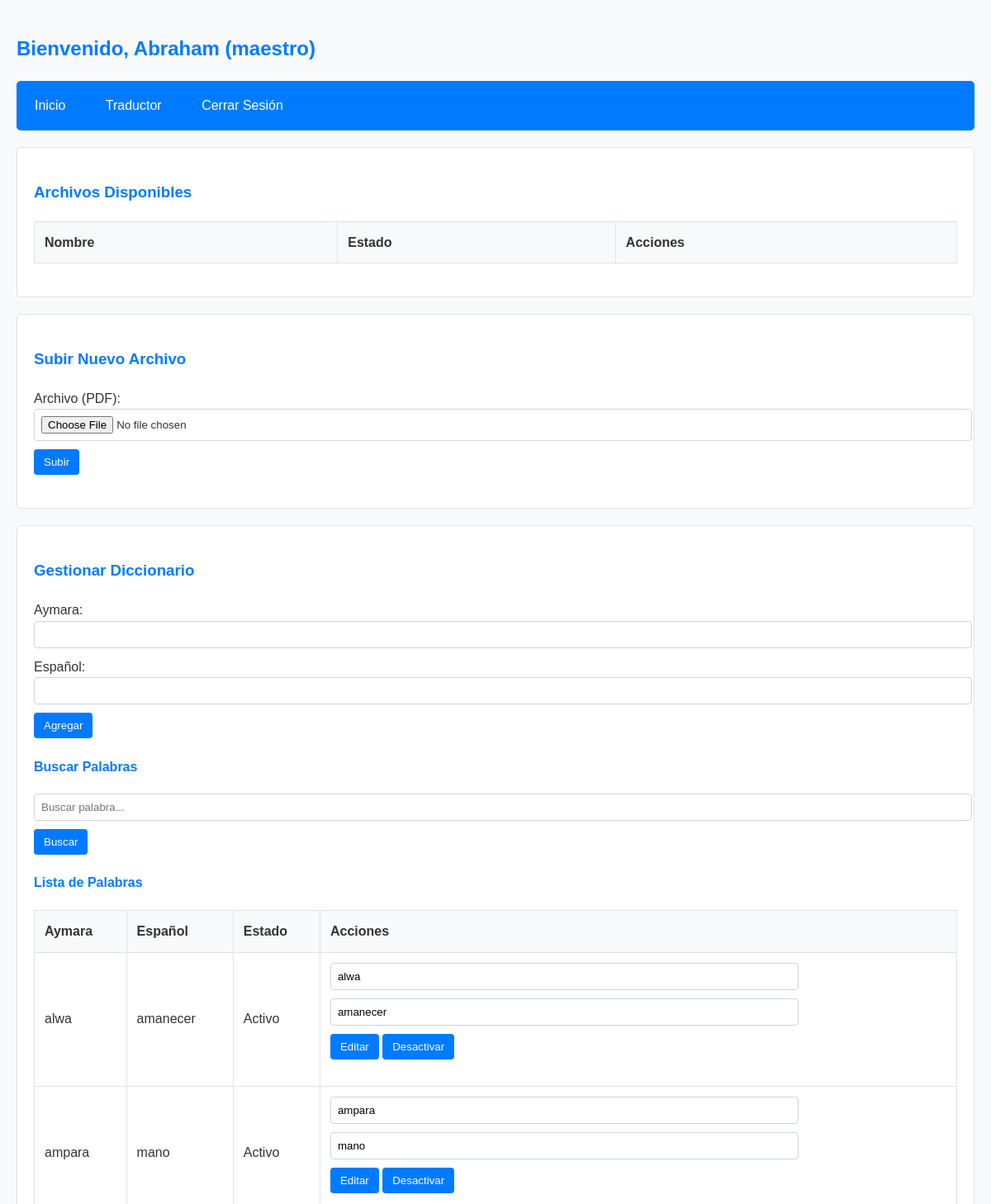
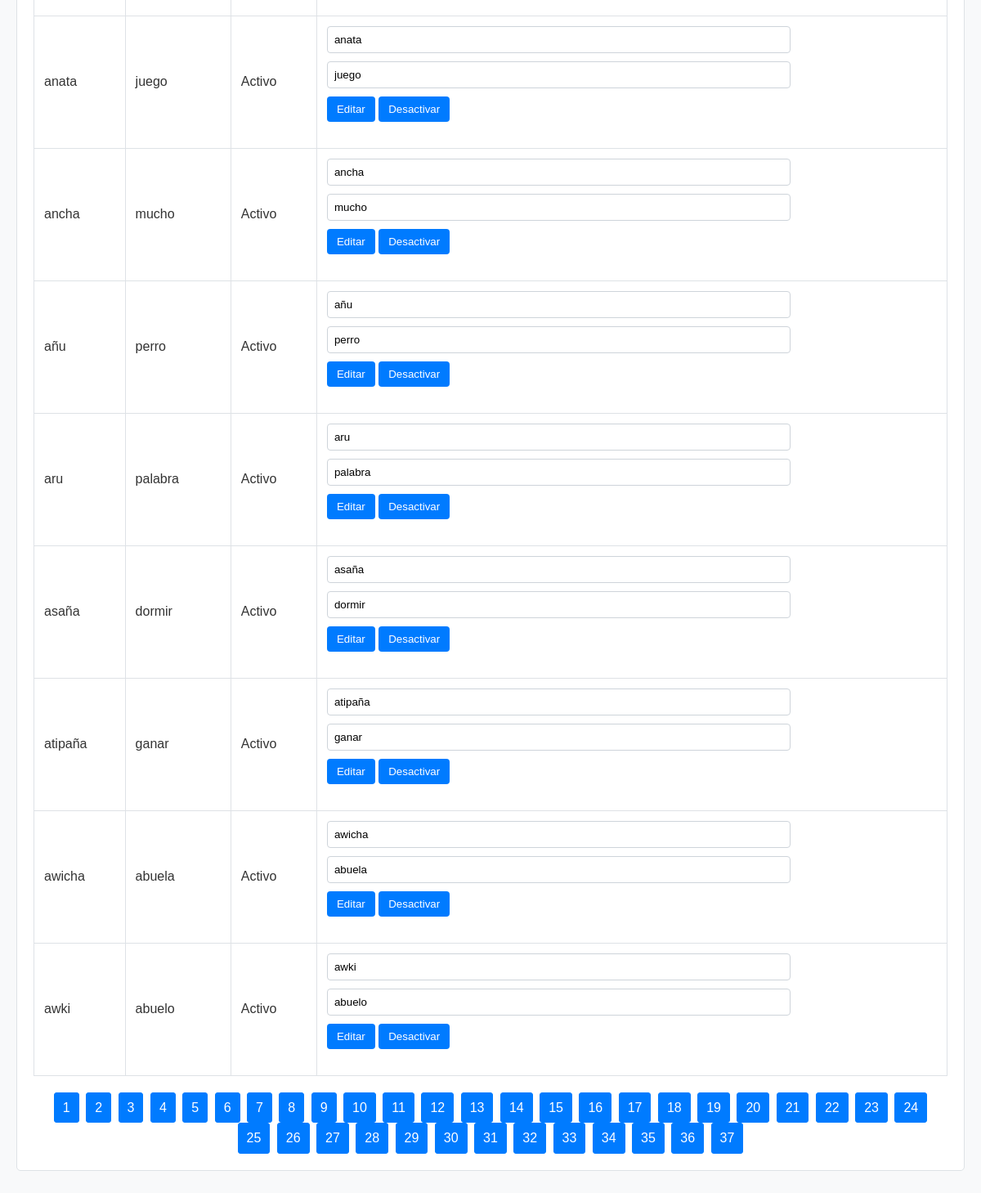
Page /dashboard.php (signed in) on the committed database (2 pictures, top to bottom).
### tables this page shows
CREATE TABLE `diccionario` (
  `id` int(11) NOT NULL,
  `aymara` varchar(50) DEFAULT NULL,
  `espanol` varchar(50) DEFAULT NULL,
  `activo` tinyint(1) NOT NULL DEFAULT 1
);

### dashboard.php (the view, shortened to what this page needs)
<?php
include 'config/db.php';
$username = $_SESSION['username'];
$role = $_SESSION['role'];
$resultadosPorPagina = 10;
$paginaActual = isset($_GET['pagina']) ? (int) $_GET['pagina'] : 1;
$inicio = ($paginaActual - 1) * $resultadosPorPagina;
$busqueda = isset($_GET['busqueda']) ? $_GET['busqueda'] : '';
$condicionBusqueda = $busqueda ? "AND (aymara LIKE '%$busqueda%' OR espanol LIKE '%$busqueda%')" : '';
?>
<!DOCTYPE html>
<html lang="es">
<head>
    <link rel="stylesheet" href="css/styledash.css">
</head>
<body>
    <h2>Bienvenido, <?php echo htmlspecialchars($username); ?> (<?php echo htmlspecialchars($role); ?>)</h2>
    <nav>
        <ul>
            <li><a href="dashboard.php">Inicio</a></li>
            <li><a href="traductor.php">Traductor</a></li>
            <li><a href="logout.php">Cerrar Sesión</a></li>
        </ul>
    </nav>
    <section id="archivos">
        <h3>Archivos Disponibles</h3>
        <table>
            <tr>
                <th>Nombre</th>
                <th>Estado</th>
                <th>Acciones</th>
            </tr>
        </table>
    </section>
    <?php if ($role == 'maestro' || $role == 'admin'): ?>
        <section id="subir_archivo">
            <h3>Subir Nuevo Archivo</h3>
            <form action="dashboard.php" method="POST" enctype="multipart/form-data">
                <label for="archivo">Archivo (PDF):</label>
                <input type="file" id="archivo" name="archivo" accept="application/" required>
                <button type="submit" name="subir_archivo">Subir</button>
            </form>
        </section>
        <section id="diccionario">
            <h3>Gestionar Diccionario</h3>
            <form action="dashboard.php" method="POST">
                <label for="aymara">Aymara:</label>
                <input type="text" id="aymara" name="aymara" required>
                <label for="espanol">Español:</label>
                <input type="text" id="espanol" name="espanol" required>
                <button type="submit" name="agregar_palabra">Agregar</button>
            </form>
            <h4>Buscar Palabras</h4>
            <form action="dashboard.php" method="GET">
                <input type="text" name="busqueda" value="<?php echo htmlspecialchars($busqueda); ?>"
                    placeholder="Buscar palabra...">
                <button type="submit">Buscar</button>
            </form>
            <h4>Lista de Palabras</h4>
            <table>
                <tr>
                    <th>Aymara</th>
                    <th>Español</th>
                    <th>Estado</th>
                    <th>Acciones</th>
                </tr>
                <?php
                $sql = "SELECT * FROM Diccionario WHERE 1=1 $condicionBusqueda LIMIT $inicio, $resultadosPorPagina";
                $result = $conn->query($sql);
                while ($row = $result->fetch_assoc()) {
                    echo "<tr>
                        <td>" . htmlspecialchars($row['aymara']) . "</td>
                        <td>" . htmlspecialchars($row['espanol']) . "</td>
                        <td>" . ($row['activo'] ? 'Activo' : 'Inactivo') . "</td>
                        <td>
                            <form action='dashboard.php' method='POST' style='display:inline-block;'>
                                <input type='hidden' name='palabra_id' value='" . $row['id'] . "'>
                                <input type='text' name='aymara' value='" . htmlspecialchars($row['aymara']) . "' required>
                                <input type='text' name='espanol' value='" . htmlspecialchars($row['espanol']) . "' required>
                                <button type='submit' name='editar_palabra'>Editar</button>
                                <input type='hidden' name='nuevo_estado' value='" . ($row['activo'] ? '0' : '1') . "'>
                                <button type='submit' name='cambiar_estado_palabra'>" . ($row['activo'] ? 'Desactivar' : 'Activar') . "</button>
                            </form>
                        </td>
                    </tr>";
                }
                ?>
            </table>
            <?php
            $sqlTotal = "SELECT COUNT(*) as total FROM Diccionario WHERE 1=1 $condicionBusqueda";
            $resultTotal = $conn->query($sqlTotal);
            $rowTotal = $resultTotal->fetch_assoc();
            $totalPaginas = ceil($rowTotal['total'] / $resultadosPorPagina);
            echo "<div class='paginacion'>";
            for ($i = 1; $i <= $totalPaginas; $i++) {
                echo "<a href='dashboard.php?pagina=$i&busqueda=" . urlencode($busqueda) . "'>$i</a> ";
            }
            echo "</div>";
            ?>
        </section>
    <?php endif; ?>
</body>
</html>

### css/styledash.css (style rules this page uses)
body { font-family: Arial, sans-serif; line-height: 1.6; color: #333; margin: 0; padding: 20px; background-color: #f8f9fa; }
h2, h3, h4 { color: #007bff; margin-bottom: 20px; }
nav ul { list-style-type: none; padding: 0; margin-bottom: 20px; background-color: #007bff; border-radius: 5px; }
nav ul li { display: inline-block; }
nav ul li a { color: white; text-decoration: none; padding: 10px 15px; display: inline-block; }
table { width: 100%; border-collapse: collapse; margin-bottom: 20px; background-color: white; }
table, th, td { border: 1px solid #dee2e6; }
th, td { padding: 12px; text-align: left; }
th { background-color: #f8f9fa; font-weight: bold; }
form { margin-bottom: 20px; }
input[type="text"], input[type="file"] { width: 100%; padding: 8px; margin-bottom: 10px; border: 1px solid #ced4da; border-radius: 4px; }
button, input[type="submit"] { background-color: #007bff; color: white; padding: 8px 12px; border: none; border-radius: 4px; cursor: pointer; }
section { background-color: white; border: 1px solid #dee2e6; border-radius: 5px; padding: 20px; margin-bottom: 20px; }
.paginacion { margin-top: 20px; text-align: center; }
.paginacion a { color: #fff; padding: 5px 10px; text-decoration: none; border: 1px solid #007bff; margin: 0 2px; border-radius: 3px; }
a { display: inline-block; padding: 10px 20px; margin: 5px; text-decoration: none; color: #fff; background-color: #007bff; border: 2px solid #007bff; border-radius: 5px; transition: background-color 0.3s, border-color 0.3s, color 0.3s; }

### rows in the picture
diccionario: aymara "alwa", espanol "amanecer", activo "Activo"
diccionario: aymara "ampara", espanol "mano", activo "Activo"
diccionario: aymara "anata", espanol "juego", activo "Activo"
diccionario: aymara "ancha", espanol "mucho", activo "Activo"
diccionario: aymara "añu", espanol "perro", activo "Activo"
diccionario: aymara "aru", espanol "palabra", activo "Activo"
diccionario: aymara "asaña", espanol "dormir", activo "Activo"
diccionario: aymara "atipaña", espanol "ganar", activo "Activo"
diccionario: aymara "awicha", espanol "abuela", activo "Activo"
diccionario: aymara "awki", espanol "abuelo", activo "Activo"

### other values in the picture
$username "Abraham"
$role "maestro"
